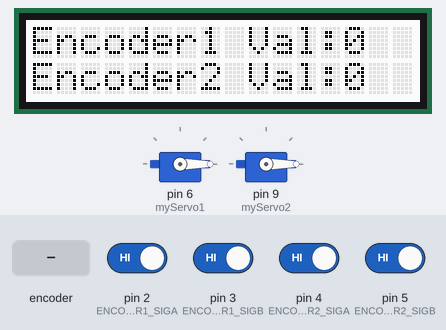
The program below on a simulated Arduino Uno, built with avr-gcc and run on an emulated ATmega328P. On the bench: 16×2 character LCD, 2 × servo. Inputs (shaded band) come from the test bench; at power-on: pin 2 (ENCODER1_SIGA), pin 3 (ENCODER1_SIGB), pin 4 (ENCODER2_SIGA), pin 5 (ENCODER2_SIGB) HIGH. What the program prints to the serial monitor is not drawn.

Above: at 1.2 s.
1.3 s: rotary encoder on pin 2 (ENCODER1_SIGA) / pin 3 (ENCODER1_SIGB) turned 2 steps (second pin leading)
At 2.6 s:
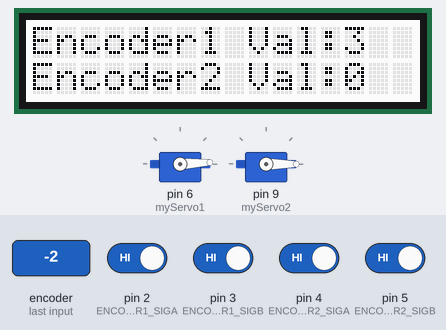
3.2 s: pin 5 (ENCODER2_SIGB) driven LOW
At 4.5 s:
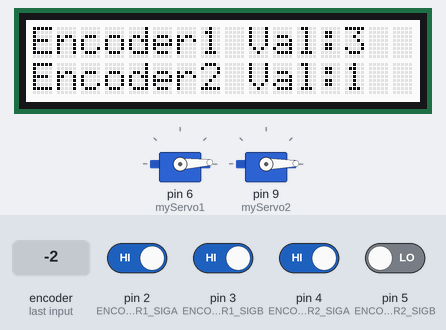
4.8 s: rotary encoder on pin 2 (ENCODER1_SIGA) / pin 3 (ENCODER1_SIGB) turned 1 step (first pin leading)
At 5.3 s:
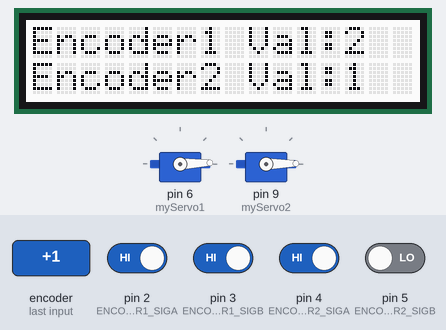
Timing chart, 0 to 7.8 s (numbered marks = the images above; inputs shaded):
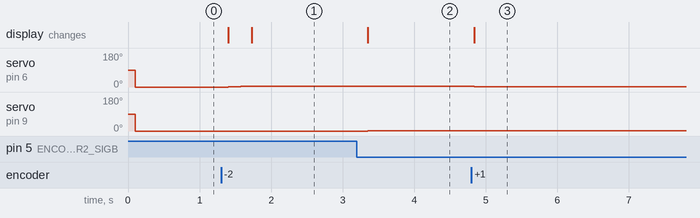

The program:

main.cpp
```cpp
#include <Arduino.h>

#include <Servo.h>
#include "rgb_lcd.h"

#define ENCODER1_SIGA 2
#define ENCODER1_SIGB 3
#define ENCODER2_SIGA 4
#define ENCODER2_SIGB 5

Servo myServo1;
Servo myServo2;
rgb_lcd lcd;

volatile int encoder1Value = 0;
volatile int encoder1Flag = 0;

int encoder2sigANew = 0;
int encoder2sigAPrev = 0;
int encoder2sigBNew = 0;
int encoder2sigBPrev = 0;
int encoder2Value = 0;

void ISR_ENCODER1(void);

void setup()
{
    // put your setup code here, to run once:
    Serial.begin(115200);

    // set up the LCD's number of columns and rows:
    lcd.begin(16, 2);

    myServo1.attach(6);
    myServo2.attach(9);

    pinMode(ENCODER1_SIGA, INPUT_PULLUP);
    pinMode(ENCODER1_SIGB, INPUT_PULLUP);
    pinMode(ENCODER2_SIGA, INPUT_PULLUP);
    pinMode(ENCODER2_SIGB, INPUT_PULLUP);

    encoder2sigAPrev = digitalRead(ENCODER2_SIGA);
    encoder2sigBPrev = digitalRead(ENCODER2_SIGB);

    attachInterrupt(digitalPinToInterrupt(ENCODER1_SIGA), ISR_ENCODER1, LOW);
}

void loop()
{
    // put your main code here, to run repeatedly:
    while (1)
    {
        Serial.print(" Encoder1Value: ");
        Serial.print(encoder1Value);
        Serial.print(" Encoder2Value: ");
        //Serial.println(encoder2Value);
        Serial.print(encoder2Value);

        // Print to LCD
        // (note: line 1 is the second row, since counting begins with 0):
        lcd.setCursor(0, 0);
        lcd.print("Encoder1 Val:   ");
        lcd.setCursor(13, 0);
        lcd.print(encoder1Value);
        lcd.setCursor(0, 1);
        lcd.print("Encoder2 Val:   ");
        lcd.setCursor(13, 1);
        lcd.print(encoder2Value);

        myServo1.write(encoder1Value);
        myServo2.write(encoder2Value);
        delay(15);

        // Encoder 1: Using interrupt: Process only once per loop
        if (encoder1Flag == 1)
        {
            encoder1Flag = 0;
        }

        // Encoder 2: Check within loop
        encoder2sigANew = digitalRead(ENCODER2_SIGA);
        encoder2sigBNew = digitalRead(ENCODER2_SIGB);
        Serial.print(" Encoder2 sigA: ");
        Serial.print(encoder2sigANew);
        Serial.print(" Encoder2 sigB: ");
        Serial.println(encoder2sigBNew);
        if (encoder2sigBPrev != encoder2sigBNew)
        {
            encoder2sigBPrev = encoder2sigBNew;
            if (encoder2sigBNew == 0)      // only chck when sigB goes LOW
            {
                if (encoder2sigANew == 1) // clockwise
                {
                    if (encoder2Value == 180)
                    {
                        encoder2Value = 180;
                    }
                    else
                    {
                        encoder2Value++;
                    }
                }
                else // anti-clockwise
                {
                    if (encoder2Value == 0)
                    {
                        encoder2Value = 0;
                    }
                    else
                    {
                        encoder2Value--;
                    }
                }
                delay(100);
            }
        }
    }
}

void ISR_ENCODER1()
{
    if (encoder1Flag == 0)
    {
        encoder1Flag = 1;

        // Clockwise
        if (digitalRead(ENCODER1_SIGA) == digitalRead(ENCODER1_SIGB))
        {
            if (encoder1Value == 180)
            {
                encoder1Value = 180;
            }
            else
            {
                encoder1Value++;
            }
        }
        // Anti-clockwise
        else
        {
            if (encoder1Value == 0)
            {
                encoder1Value = 0;
            }
            else
            {
                encoder1Value--;
            }
        }
    }
}
```

Measured:
- after the input at 1.3 s, servo on pin 6 (myServo1): 0° → 2° after 0.10 s, → 3° 0.17 s later; the display: first changes after 0.10 s (image 1 shows a later state)
- after the input at 3.2 s, servo on pin 9 (myServo2): 0° → 1° after 0.15 s; the display: changes after 0.15 s (image 2)
- after the input at 4.8 s, servo on pin 6 (myServo1): 3° → 2° at once; the display: changes at once (image 3)
